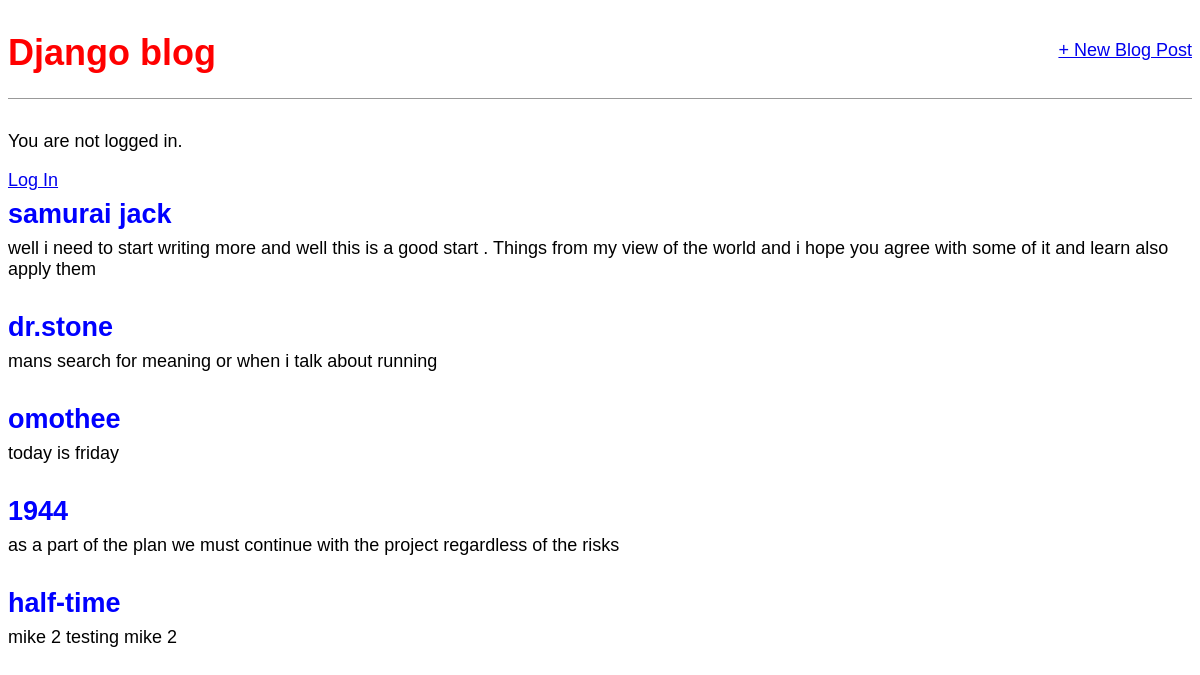
The page / on the database its author committed.
### blog/models.py (models this page shows, shortened)
class Post(models.Model):
    title = models.CharField(max_length =200)
    author =models.ForeignKey(
        'auth.user',
        on_delete = models.CASCADE,
    )
    body=models.TextField()

### blog/views.py (the view)
# urls.py: path('',BlogListView.as_view(),name='home')
class BlogListView(ListView):
    model=Post
    template_name = 'home.html'

### templates/home.html
{% extends 'base.html' %}
{% block content %}
{% for post in object_list %}
<div class="post-entry">
<h2><a href="{% url 'post_detail' post.pk %}">{{ post.title }}</a></h2>
<p>{{ post.body }}</p>
</div>
{% endfor %}
{% endblock content %}

### templates/base.html (shortened to what this page needs)
{% load static %}
<html>
<head>
<link rel="stylesheet"  href="{% static 'css/base.css' %}">
</head>
<body>
<header>
    <div class="nav-left">
<h1><a href="{% url 'home' %}">Django blog</a></h1>
</div>
<div class="nav-right">
    <a href="{% url 'post_new' %}">+ New Blog Post</a>
</div>
</header>
{% if user.is_authenticated %}
 <p>Hi {{ user.username }}!</p>
 <a href="{% url 'logout' %}">Log Out</a>
 {% else %}
  <P>You are not logged in.</P>
  <a href="{% url 'login' %}">Log In </a>
  {% endif %}
{% block content %}
{% endblock content %}
</body>
</html>

### static/css/base.css (style rules this page uses)
body { font-family: 'Source Sans Pro', sans-serif; font-size: 18px; }
header { border-bottom: 1px solid #999; margin-bottom: 2rem; display: flex; }
header h1 a { color: red; text-decoration: none; }
.nav-left { margin-right: auto; }
.nav-right { display: flex; padding-top: 2rem; }
.post-entry { margin-bottom: 2rem; }
.post-entry h2 { margin: 0.5rem 0; }
.post-entry h2 a, .post-entry h2 a:visited { color: blue; text-decoration: none; }
.post-entry p { margin: 0; font-weight: 400; }

### rows shown on the page
Post: title "samurai jack", body "well i need to start writing more and well this is a good start . Things from my view of the world and i hope you agree with some of it and learn also apply them"
Post: title "dr.stone", body "mans search for meaning or when i talk about running"
Post: title "omothee", body "today is friday"
Post: title "1944", body "as a part of the plan we must continue with the project regardless of the risks"
Post: title "half-time", body "mike 2 testing mike 2"
